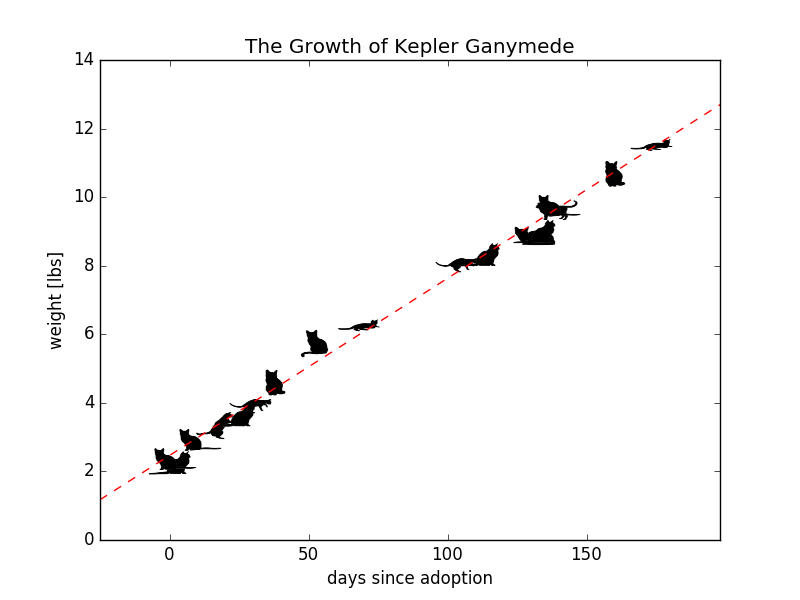

The Python source for this figure:
import numpy as np
from scipy import polyfit, polyval

import matplotlib
matplotlib.use('agg')

from matplotlib import pyplot as plt

from catterplot import catter

datastr = """
1020	0
1070	2
1325	11
1515	17
1650	23
1770	29
2084	38
2600	52
2840	68
3635	103
3773	111
4025	131
4081	131
4363	139
4419	140
4846	160
5227.272727	173
"""

days = []
grams = []
for row in datastr.strip().split('\n'):
    gram, day = row.split()
    grams.append(float(gram))
    days.append(float(day))
days = np.array(days)
lbs = 2.2*np.array(grams)/1000

coeffs = polyfit(days, lbs, 1)
xfit = np.linspace(days[0]-25, days[-1]+25, 100)
plt.plot(xfit, polyval(coeffs, xfit), ls='--', c='r')

catter(days, lbs, s=250, aspects='auto')

plt.xlabel('days since adoption')
plt.ylabel('weight [lbs]')
plt.title('The Growth of Kepler Ganymede')

plt.xlim(xfit[0], xfit[-1])
plt.ylim(0, plt.ylim()[-1])

plt.savefig('example3.png')
